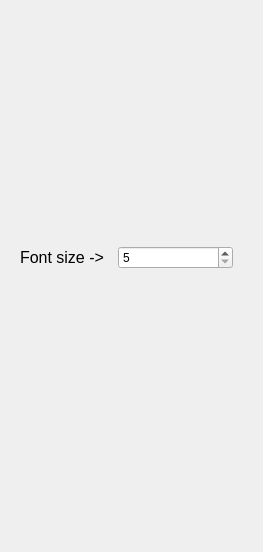
<?xml version="1.0" encoding="UTF-8"?>
<ui version="4.0">
 <class>Form</class>
 <widget class="QWidget" name="Form">
  <property name="geometry">
   <rect>
    <x>0</x>
    <y>0</y>
    <width>263</width>
    <height>552</height>
   </rect>
  </property>
  <property name="windowTitle">
   <string>Form</string>
  </property>
  <widget class="QWidget" name="">
   <property name="geometry">
    <rect>
     <x>20</x>
     <y>240</y>
     <width>213</width>
     <height>35</height>
    </rect>
   </property>
   <layout class="QHBoxLayout" name="horizontalLayout">
    <item>
     <widget class="QLabel" name="label_font_size">
      <property name="minimumSize">
       <size>
        <width>92</width>
        <height>16</height>
       </size>
      </property>
      <property name="maximumSize">
       <size>
        <width>92</width>
        <height>16</height>
       </size>
      </property>
      <property name="font">
       <font>
        <family>Segoe UI</family>
        <pointsize>12</pointsize>
       </font>
      </property>
      <property name="text">
       <string>Font size -&gt; </string>
      </property>
     </widget>
    </item>
    <item>
     <widget class="SpinBox" name="spinbox_font_size">
      <property name="minimum">
       <number>5</number>
      </property>
      <property name="maximum">
       <number>12</number>
      </property>
     </widget>
    </item>
   </layout>
  </widget>
 </widget>
 <customwidgets>
  <customwidget>
   <class>SpinBox</class>
   <extends>QSpinBox</extends>
   <header>qfluentwidgets</header>
  </customwidget>
 </customwidgets>
 <resources/>
 <connections/>
</ui>
